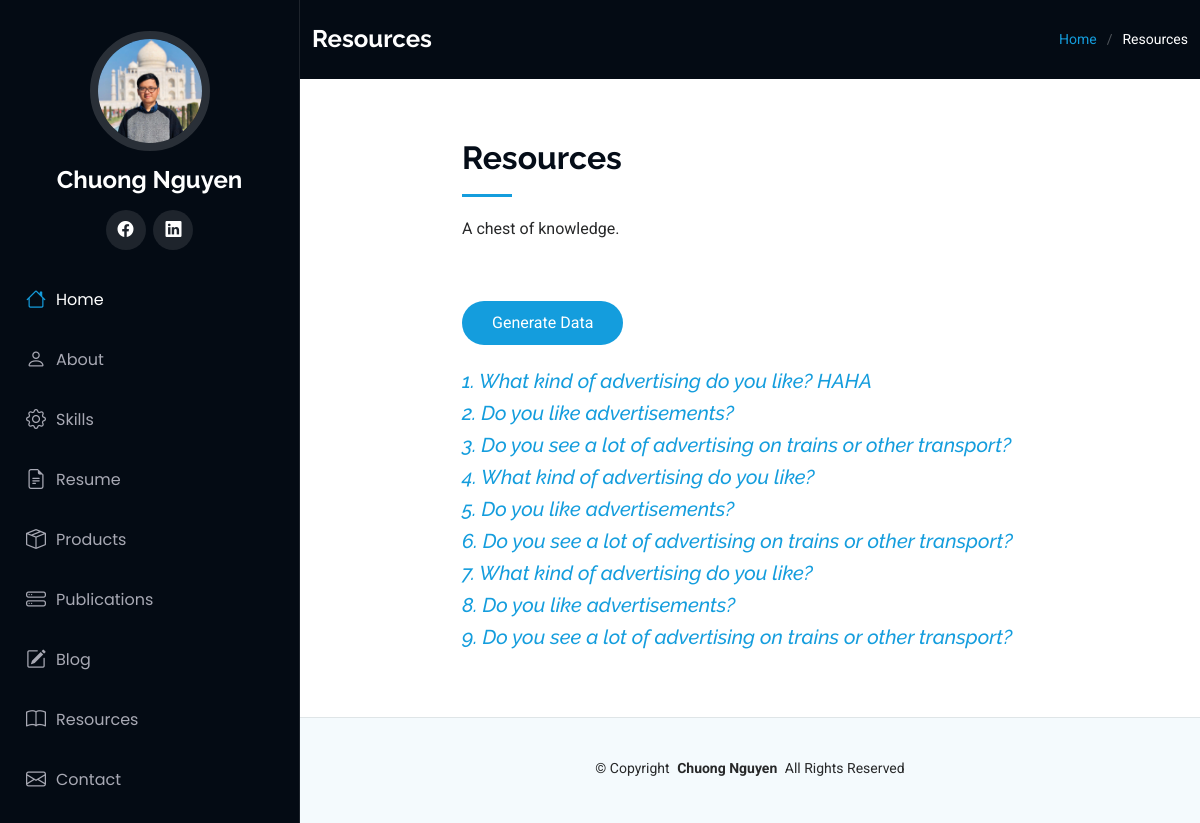
/resources (signed in), run on the app's committed database.
### main.py (models this page shows)
class SpeakingEnglish(db.Model):
    __tablename__ = "speaking"
    id: Mapped[int] = mapped_column(Integer, primary_key=True)
    topic: Mapped[str] = mapped_column(String(300), nullable=False)
    solution: Mapped[str] = mapped_column(Text, nullable=False)

### main.py (the view)
@app.route('/resources', methods=['GET', 'POST'])
def resources():
    topic_data = db.session.execute(db.select(SpeakingEnglish)).scalars()
    generate_data = GenerateButton()
    if generate_data.validate_on_submit():
        topics_bank = web_scrapping()
        with open('static/assets/files/speaking-part-one.csv', 'a', newline='') as data_file:
            writer = csv.writer(data_file)
            writer.writerow(topics_bank)
        return redirect(url_for('resources'))
    return render_template('resources.html', generate_button=generate_data, objects=topic_data, current_user=current_user)

### main.py
class GenerateButton(FlaskForm):
    generate = SubmitField('Generate Data')

### main.py (called while the page is built)
@login_manager.user_loader
def load_user(user_id):
    return db.get_or_404(User, user_id)

### templates/resources.html (shortened to what this page needs)
{% from 'bootstrap5/form.html' import render_form %}
{% extends 'base.html' %}
  {% block content %}
  <main class="main">
    <div class="page-title dark-background">
      <div class="container d-lg-flex justify-content-between align-items-center">
        <h1 class="mb-2 mb-lg-0">Resources</h1>
        <nav class="breadcrumbs">
          <ol>
            <li><a href="{{url_for('home')}}">Home</a></li>
            <li class="current">Resources</li>
          </ol>
        </nav>
      </div>
    </div>
    <section id="starter-section" class="starter-section section">
      <div class="container section-title" data-aos="fade-up">
        <div class="row">
          <div class="col-lg-8 mx-auto">
            <h2>Resources</h2>
            <p>A chest of knowledge.</p>
          </div>
        </div>
      </div>
      {% if current_user.id == 1: %}
      <div class="container">
        <div class="row">
          <div class="col-lg-8 mx-auto pb-4">
            {{render_form(generate_button)}}
          </div>
        </div>
      </div>
      {% endif %}
      {% for obj in objects:%}
      <div class="container" data-aos="fade-up">
        <div class="row">
          <div class="col-lg-8 mx-auto rounded text-body-emphasis">
            <h5 class="display-8 fst-italic"><a href="{{url_for('resource_detail', topic_id=obj.id)}}">{{obj.id}}. {{obj.topic}}</a></h5>
          </div>
        </div>
      </div>
      {% endfor %}
    </section>
  </main>
  {% endblock %}

### static/assets/css/main.css (style rules this page uses)
:root { --default-font: "Roboto", system-ui, -apple-system, "Segoe UI", Roboto, "Helvetica Neue", Arial, "Noto Sans", "Liberation Sans", sans-serif, "Apple Color Emoji", "Segoe UI Emoji", "Segoe UI Symbol", "Noto Color Emoji"; --heading-font: "Raleway", sans-serif; --nav-font: "Poppins", sans-serif; }
:root { --background-color: #ffffff; --default-color: #272829; --heading-color: #050d18; --accent-color: #149ddd; --surface-color: #ffffff; --contrast-color: #ffffff; }
:root { --nav-color: #a8a9b4; --nav-hover-color: #ffffff; --nav-mobile-background-color: #040b14; --nav-dropdown-background-color: #040b14; --nav-dropdown-color: #a8a9b4; --nav-dropdown-hover-color: #ffffff; }
.dark-background { --background-color: #040b14; --default-color: #ffffff; --heading-color: #ffffff; --surface-color: #151f2b; --contrast-color: #ffffff; }
:root { scroll-behavior: smooth; }
body { color: var(--default-color); background-color: var(--background-color); font-family: var(--default-font); }
a { color: var(--accent-color); text-decoration: none; transition: 0.3s; }
h1, h2, h3, h4, h5, h6 { color: var(--heading-color); font-family: var(--heading-font); }
@media (min-width: 1200px) { .header~main, .header~#footer { margin-left: 300px; } }
.page-title { color: var(--default-color); background-color: var(--background-color); padding: 25px 0; position: relative; }
.page-title h1 { font-size: 24px; font-weight: 700; }
.page-title .breadcrumbs ol { display: flex; flex-wrap: wrap; list-style: none; padding: 0; margin: 0; font-size: 14px; font-weight: 400; }
.page-title .breadcrumbs ol li+li { padding-left: 10px; }
.page-title .breadcrumbs ol li+li::before { content: "/"; display: inline-block; padding-right: 10px; color: color-mix(in srgb, var(--default-color), transparent 70%); }
section, .section { color: var(--default-color); background-color: var(--background-color); padding: 60px 0; overflow: clip; }
.section-title { padding-bottom: 60px; position: relative; }
.section-title h2 { font-size: 32px; font-weight: 700; margin-bottom: 20px; padding-bottom: 20px; position: relative; }
.section-title h2:after { content: ""; position: absolute; display: block; width: 50px; height: 3px; background: var(--accent-color); left: 0; bottom: 0; }
.section-title p { margin-bottom: 0; }

### data on the page
SpeakingEnglish: id "1", topic "What kind of advertising do you like? HAHA"
SpeakingEnglish: id "2", topic "Do you like advertisements?"
SpeakingEnglish: id "3", topic "Do you see a lot of advertising on trains or other transport?"
SpeakingEnglish: id "4", topic "What kind of advertising do you like?"
SpeakingEnglish: id "5", topic "Do you like advertisements?"
SpeakingEnglish: id "6", topic "Do you see a lot of advertising on trains or other transport?"
SpeakingEnglish: id "7", topic "What kind of advertising do you like?"
SpeakingEnglish: id "8", topic "Do you like advertisements?"
SpeakingEnglish: id "9", topic "Do you see a lot of advertising on trains or other transport?"
